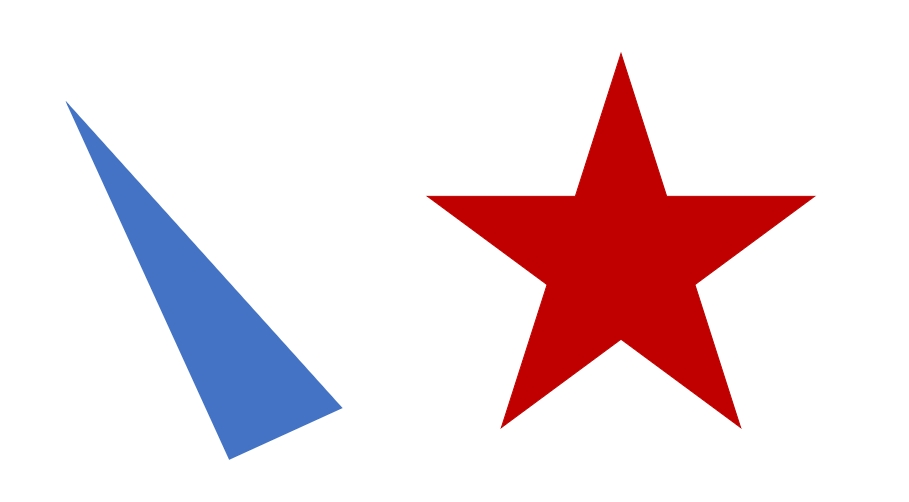
#> input picture python_opencv_1_src/14_컨투어/2_컨투어 특징 사용하기/test.jpg, 909 x 502 px
$ python 16-8.py
#> lines starting #> are read from the running program, lines starting #| are printed output that depends on the picture; after the words box and inside, x2 and y2 are one past the last pixel; in counts of white or black regions, pixels touching at a corner belong together
import cv2 as cv


img_color = cv.imread('test.jpg', cv.IMREAD_COLOR)
#> img_color is the input picture: shape (502, 909, 3); mean B, G, R 225, 220.6, 238.2


img_gray = cv.cvtColor(img_color, cv.COLOR_BGR2GRAY)
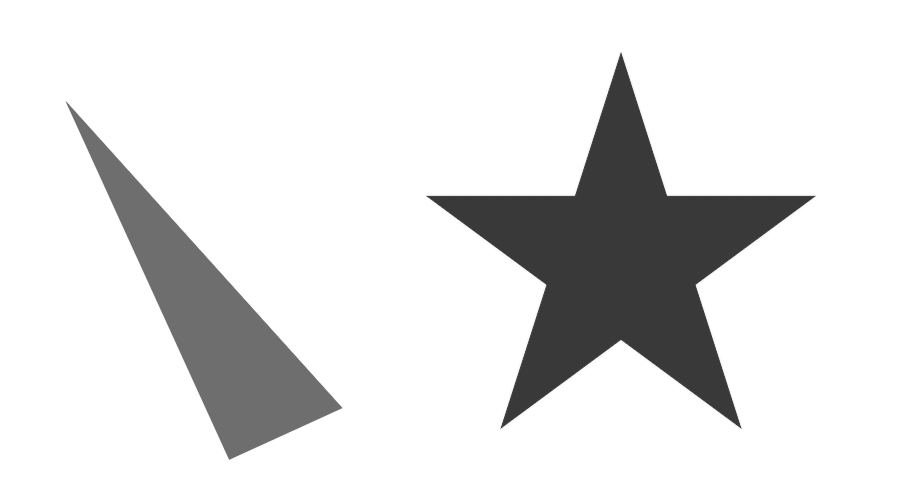
#> img_gray: shape (502, 909); min 56, max 255, mean 226.3


ret, img_binary = cv.threshold(img_gray, 150, 255, cv.THRESH_BINARY_INV)
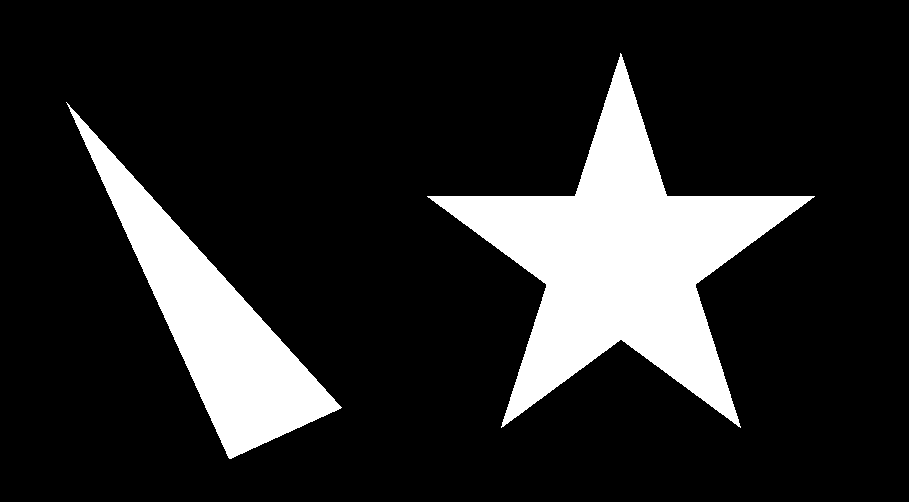
#> img_binary: shape (502, 909); 15.9% white; 2 white regions, box (x1, y1, x2, y2) and area: (427, 53, 815, 428) 47906, (66, 102, 342, 459) 24460


kernel = cv.getStructuringElement(cv.MORPH_ELLIPSE, (5, 5))
img_binary = cv.morphologyEx(img_binary, cv.MORPH_CLOSE, kernel)
#> img_binary: shape (502, 909); 15.9% white; 2 white regions


contours, hierarchy = cv.findContours(img_binary, cv.RETR_LIST,
                        cv.CHAIN_APPROX_SIMPLE)
#> contours = 2 contours; box (x1, y1, x2, y2) and area: (427, 53, 815, 428) 47240, (66, 102, 342, 459) 24072


cv.drawContours(img_color, contours, 0, (0, 0, 255), 3)
cv.drawContours(img_color, contours, 1, (0, 255, 0), 3)
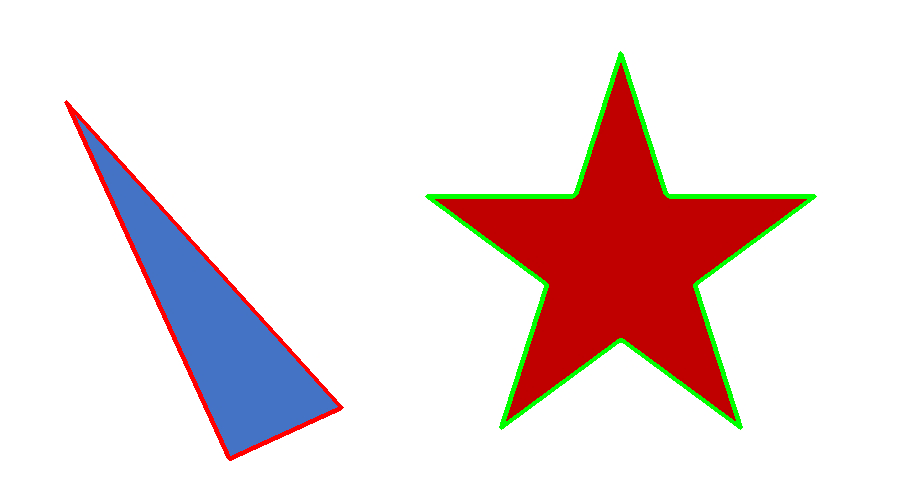
#> img_color: shape (502, 909, 3); mean B, G, R 221.8, 221.5, 236.1


for contour in contours:
    mu = cv.moments(contour)

    cx = int(mu['m10']/mu['m00'] + 1e-5)
    cy = int(mu['m01']/mu['m00'] + 1e-5)

    cv.circle(img_color, (cx, cy), 15, (0,255,255), -1)
#> this loop made 2 passes
#> (cx, cy) on passes 1 to 2: (212, 322), (620, 259)
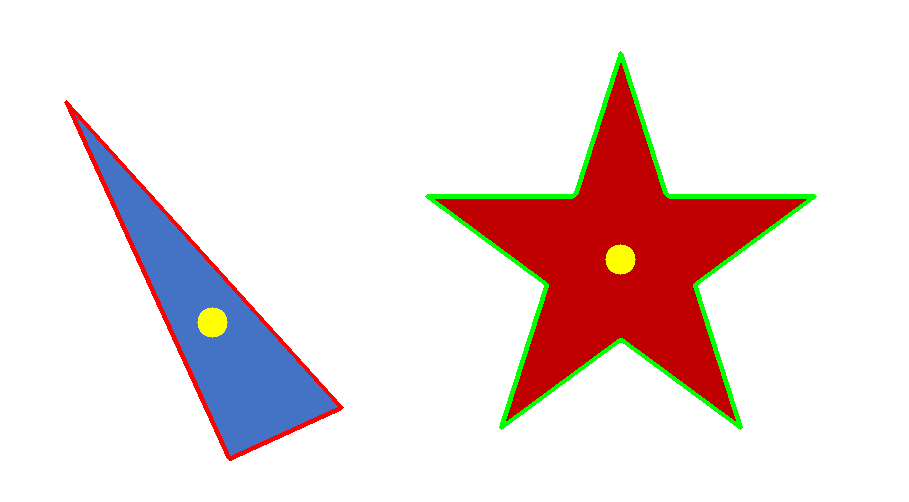
#> img_color: shape (502, 909, 3); 0.31% of pixels changed, all inside (x1, y1, x2, y2) = (197, 244, 636, 338)

cv.imshow("result", img_color)
cv.waitKey(0)
